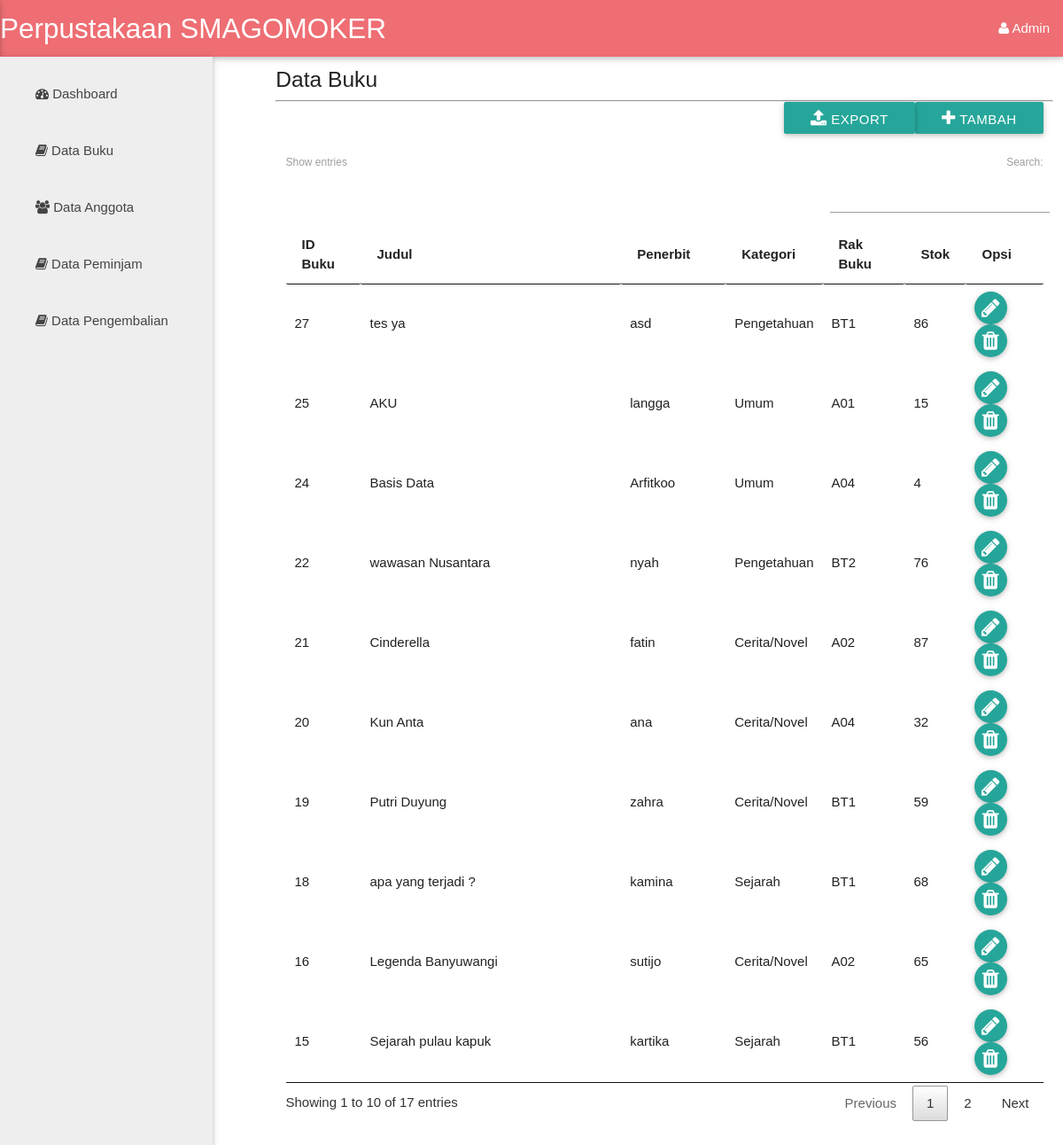
Screenshot of /buku.php (signed in) with the database file from the repository.
### tables this page shows
CREATE TABLE `buku` (
  `id_buku` int(11) NOT NULL,
  `nama_buku` varchar(50) NOT NULL,
  `penerbit` varchar(50) NOT NULL,
  `id_kategori` int(11) NOT NULL,
  `id_rak` int(11) NOT NULL,
  `stok_buku` int(11) NOT NULL
);

CREATE TABLE `kategori` (
  `id_kategori` int(11) NOT NULL,
  `nama_kategori` varchar(30) NOT NULL
);

CREATE TABLE `rak_buku` (
  `id_rak` int(11) NOT NULL,
  `tempat` varchar(10) NOT NULL
);

### buku.php (the view, shortened to what this page needs)
<?php
	include 'db/koneksi.php';
	if (isset($_SESSION['admin'])) {
?>
<?php include 'templates/header.php' ?>
<div class="row">
	<div class="col m2 teal">
		<ul id="nav-mobile" class="sidebar side-nav fixed grey lighten-3">
			<li><a href="index.php"><i class="fa fa-dashboard"></i> Dashboard</a></li>
			<li><a href="buku.php"><i class="fa fa-book"></i> Data Buku</a></li>
			<li><a href="anggota.php"><i class="fa fa-users"></i> Data Anggota</a></li>
			<li><a href="pinjam.php"><i class="fa fa-book"></i> Data Peminjam</a></li>
			<li><a href="kembali.php"><i class="fa fa-book"></i> Data Pengembalian</a></li>
		</ul>
	</div>
<div class="col m9 offset-m3 main">
	<h5>Data Buku</h5>
	<hr>
	<div class="row">
		<div class="col m12">
			<div class="row">
				<a href="tambah.php" class="btn waves-effect waves-light right"><i class='fa fa-plus'></i> Tambah</a>
				<a href="export_buku.php" class="btn waves-effect waves-light right"><i class='fa fa-upload'></i> Export</a>
			</div>
			<table id="myTable" class="mdl-data-table">
				<thead>
					<tr>
						<th>ID Buku</th>
						<th>Judul</th>
						<th>Penerbit</th>
						<th>Kategori</th>
						<th>Rak Buku</th>
						<th>Stok</th>
						<th>Opsi</th>
					</tr>
				</thead>
				<?php
					$query=mysqli_query($dbConn, "SELECT rak_buku.tempat, kategori.nama_kategori, buku.id_buku, buku.nama_buku, buku.penerbit, buku.stok_buku FROM buku JOIN kategori ON kategori.id_kategori=buku.id_kategori JOIN rak_buku ON rak_buku.id_rak=buku.id_rak");
				?>
				<tbody>
				<?php 	while($lihat=mysqli_fetch_array($query)) { ?>
					<tr>
						<td><?php echo $lihat['id_buku']; ?></td>
						<td><?php echo $lihat['nama_buku']; ?></td>
						<td><?php echo $lihat['penerbit']; ?></td>
						<td><?php echo $lihat['nama_kategori']; ?></td>
						<td><?php echo $lihat['tempat']; ?></td>
						<td><?php echo $lihat['stok_buku']; ?></td>
						<td>
							<a href="edit.php?id_buku=<?php echo $lihat['id_buku']; ?>" class="btn btn-floating waves-effect waves-light"><i class='fa fa-pencil'></i></a>
							<a href="hpsbuku.php?id_buku=<?php echo $lihat['id_buku']; ?>" class="btn btn-floating waves-effect waves-light"><i class='fa fa-trash'></i></a>
						</td>
					</tr>
					<?php
						}
					?>
				</tbody>
			</table>
		</div>
	</div>
</div>
</div>
	<?php include 'templates/footer.php' ?>
<?php }
	else{
		header("location:login.php");
	}
 ?>

### css/style.css (style rules this page uses)
* { margin: 0; padding: 0; }
.sidebar { position: fixed; top: 64px; bottom: 0; left: 0; z-index: 1000; display: block; padding: 10px; overflow-x: hidden; overflow-y: auto; background-color: teal; border-right: 1px solid #eee; }

### css/modal.css (style rules this page uses)
body { font-family: Arial, Helvetica, sans-serif; }

### rows the page displays
buku: id_buku "15", nama_buku "Sejarah pulau kapuk", penerbit "kartika", id_kategori.nama_kategori "Sejarah", id_rak.tempat "BT1", stok_buku "56"
buku: id_buku "16", nama_buku "Legenda Banyuwangi", penerbit "sutijo", id_kategori.nama_kategori "Cerita/Novel", id_rak.tempat "A02", stok_buku "65"
buku: id_buku "18", nama_buku "apa yang terjadi ?", penerbit "kamina", id_kategori.nama_kategori "Sejarah", id_rak.tempat "BT1", stok_buku "68"
buku: id_buku "19", nama_buku "Putri Duyung", penerbit "zahra", id_kategori.nama_kategori "Cerita/Novel", id_rak.tempat "BT1", stok_buku "59"
buku: id_buku "20", nama_buku "Kun Anta", penerbit "ana", id_kategori.nama_kategori "Cerita/Novel", id_rak.tempat "A04", stok_buku "32"
buku: id_buku "21", nama_buku "Cinderella", penerbit "fatin", id_kategori.nama_kategori "Cerita/Novel", id_rak.tempat "A02", stok_buku "87"
buku: id_buku "22", nama_buku "wawasan Nusantara", penerbit "nyah", id_kategori.nama_kategori "Pengetahuan", id_rak.tempat "BT2", stok_buku "76"
buku: id_buku "24", nama_buku "Basis Data", penerbit "Arfitkoo", id_kategori.nama_kategori "Umum", id_rak.tempat "A04", stok_buku "4"
buku: id_buku "25", nama_buku "AKU", penerbit "langga", id_kategori.nama_kategori "Umum", id_rak.tempat "A01", stok_buku "15"
buku: id_buku "27", nama_buku "tes ya", penerbit "asd", id_kategori.nama_kategori "Pengetahuan", id_rak.tempat "BT1", stok_buku "86"
